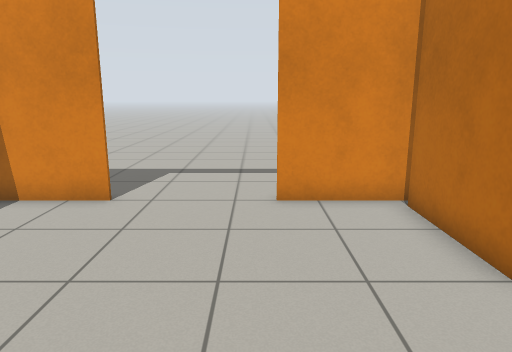
view 1 (above)

15 first-person views from a walk through a world built for the Gazebo simulator. The camera is 1.2 m above the floor, tilts 12° down and sees 70° across. The floor is counted in squares, 0.5 m on a side. Each view is taken from the middle of a square. On the plan, view 1 faces up. The plan holds only what a view shows up to about 20 squares ahead; the rest is blank.

view 2
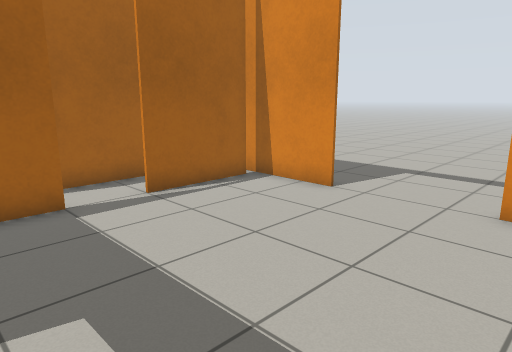

view 3
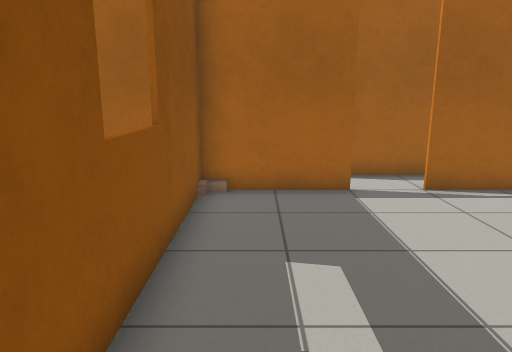

view 4
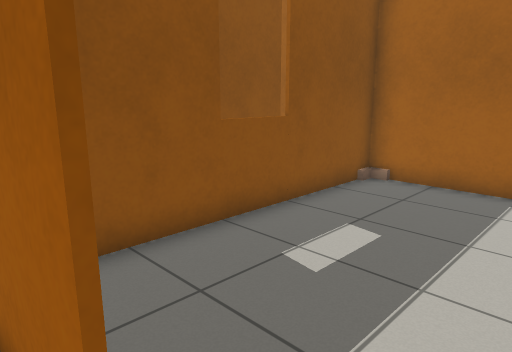

view 5
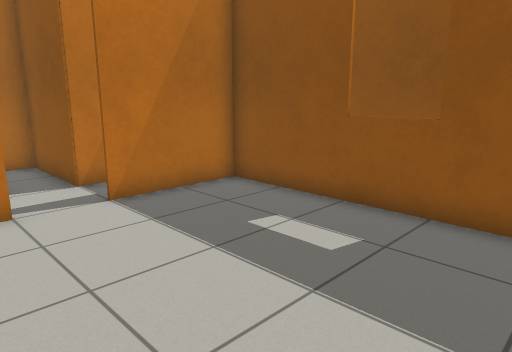

view 6
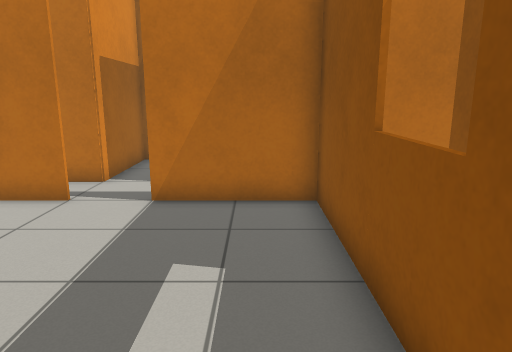

view 7
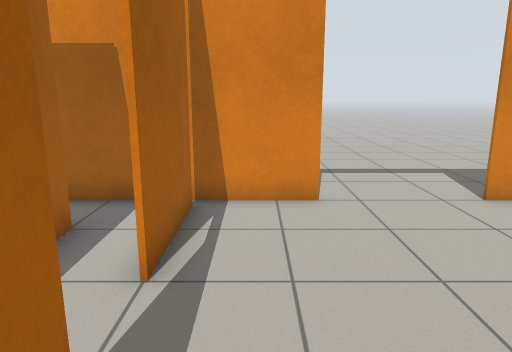

view 8
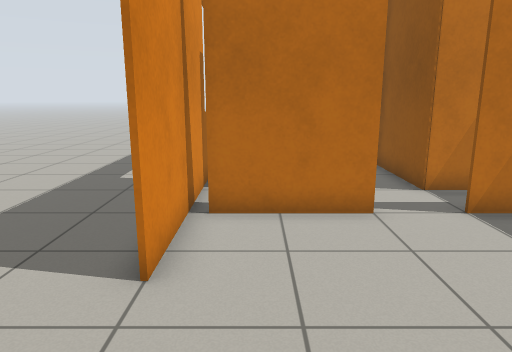

view 9
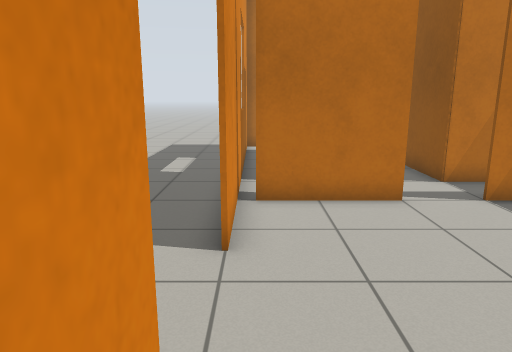

view 10
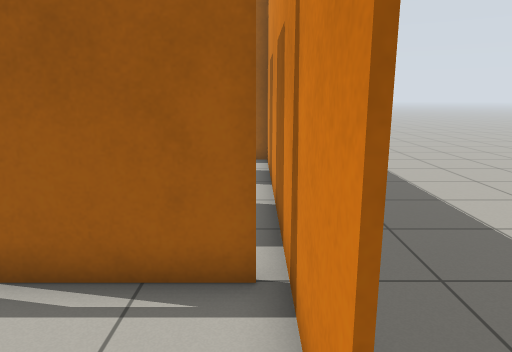

view 11
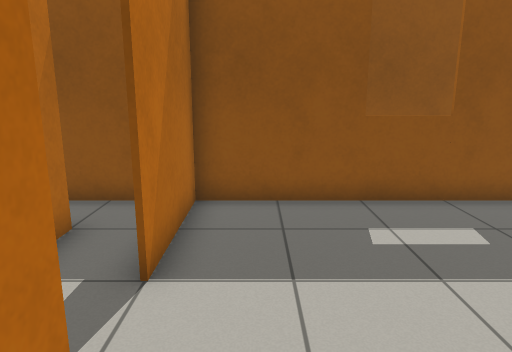

view 12
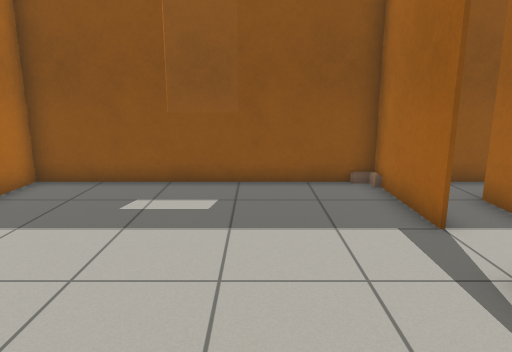

view 13
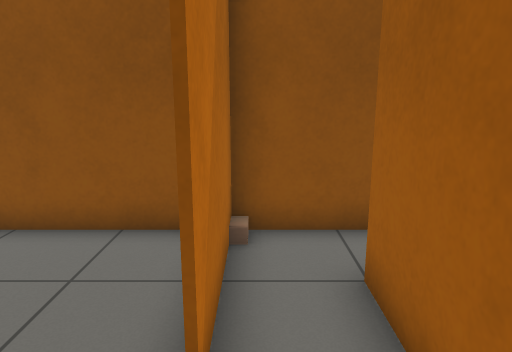

view 14
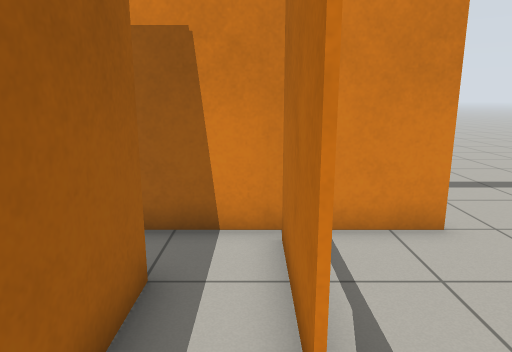

view 15
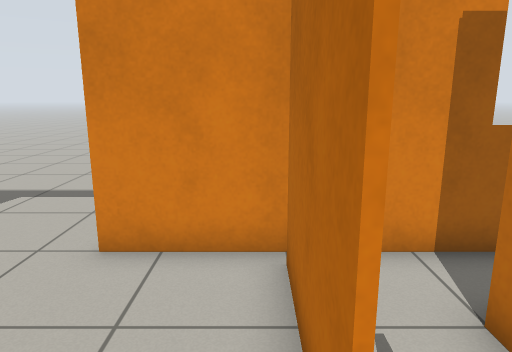

### Floor plan
Key: @ floor where view 1 was taken; # wall or solid block; . floor; W window.
Columns run from 16 left of view 1 to 12 right of it. Each row starts with its distance up from view 1.
 10         .....................
  9 #############....######WWWW##
  8 #.........#.........#........
  7        #..#.........#..
  6        ##.#.........#.#
  5         #.#.........#.#####
  4         #.................#
  3         #.................#
  2         #.#.........#.#####
  1        ##.#.........#.#
  0        ...#.....@...#..
 -1       ########WW########
 -2           #         #
 -3           #         #
 -4           # ######  #
 -5           #         #

Where each view was taken, in squares from view 1:
view 1: 0 up, 0 right, facing up
view 2: 0 up, 2 right, facing up-left
view 3: 0 up, 3 right, facing left
view 4: 4 up, 4 right, facing down-left
view 5: 6 up, 5 left, facing down-right
view 6: 0 up, 5 left, facing right
view 7: 0 up, 5 left, facing up
view 8: 7 up, 4 left, facing right
view 9: 8 up, 5 left, facing right
view 10: 8 up, 2 left, facing left
view 11: 7 up, 2 right, facing down
view 12: 9 up, 3 left, facing down
view 13: 5 up, 7 left, facing down
view 14: 2 up, 7 left, facing up
view 15: 3 up, 3 right, facing up
